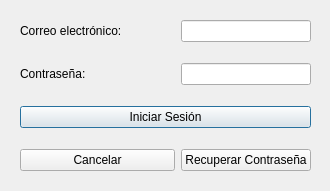
<?xml version="1.0" encoding="UTF-8"?>
<ui version="4.0">
 <class>frmLogin</class>
 <widget class="QDialog" name="frmLogin">
  <property name="geometry">
   <rect>
    <x>0</x>
    <y>0</y>
    <width>330</width>
    <height>191</height>
   </rect>
  </property>
  <property name="windowTitle">
   <string>Login</string>
  </property>
  <widget class="QWidget" name="">
   <property name="geometry">
    <rect>
     <x>20</x>
     <y>20</y>
     <width>291</width>
     <height>151</height>
    </rect>
   </property>
   <layout class="QGridLayout" name="gridLayout">
    <item row="1" column="0">
     <spacer name="verticalSpacer">
      <property name="orientation">
       <enum>Qt::Vertical</enum>
      </property>
      <property name="sizeHint" stdset="0">
       <size>
        <width>20</width>
        <height>40</height>
       </size>
      </property>
     </spacer>
    </item>
    <item row="4" column="0" colspan="3">
     <widget class="QPushButton" name="btnIniciarSesion">
      <property name="text">
       <string>Iniciar Sesión</string>
      </property>
     </widget>
    </item>
    <item row="5" column="0">
     <spacer name="verticalSpacer_3">
      <property name="orientation">
       <enum>Qt::Vertical</enum>
      </property>
      <property name="sizeHint" stdset="0">
       <size>
        <width>20</width>
        <height>40</height>
       </size>
      </property>
     </spacer>
    </item>
    <item row="2" column="1">
     <spacer name="horizontalSpacer">
      <property name="orientation">
       <enum>Qt::Horizontal</enum>
      </property>
      <property name="sizeHint" stdset="0">
       <size>
        <width>40</width>
        <height>20</height>
       </size>
      </property>
     </spacer>
    </item>
    <item row="3" column="0">
     <spacer name="verticalSpacer_2">
      <property name="orientation">
       <enum>Qt::Vertical</enum>
      </property>
      <property name="sizeHint" stdset="0">
       <size>
        <width>20</width>
        <height>40</height>
       </size>
      </property>
     </spacer>
    </item>
    <item row="2" column="0">
     <widget class="QLabel" name="lblPassword">
      <property name="text">
       <string>Contraseña:</string>
      </property>
     </widget>
    </item>
    <item row="0" column="0" colspan="2">
     <widget class="QLabel" name="lblCorreo">
      <property name="text">
       <string>Correo electrónico:</string>
      </property>
     </widget>
    </item>
    <item row="0" column="2">
     <widget class="QLineEdit" name="txtEmail"/>
    </item>
    <item row="2" column="2">
     <widget class="QLineEdit" name="txtPassword"/>
    </item>
    <item row="6" column="2">
     <widget class="QPushButton" name="btnRecuperarPass">
      <property name="text">
       <string>Recuperar Contraseña</string>
      </property>
     </widget>
    </item>
    <item row="6" column="0" colspan="2">
     <widget class="QPushButton" name="btnCancelar">
      <property name="text">
       <string>Cancelar</string>
      </property>
     </widget>
    </item>
   </layout>
  </widget>
 </widget>
 <resources/>
 <connections/>
</ui>
